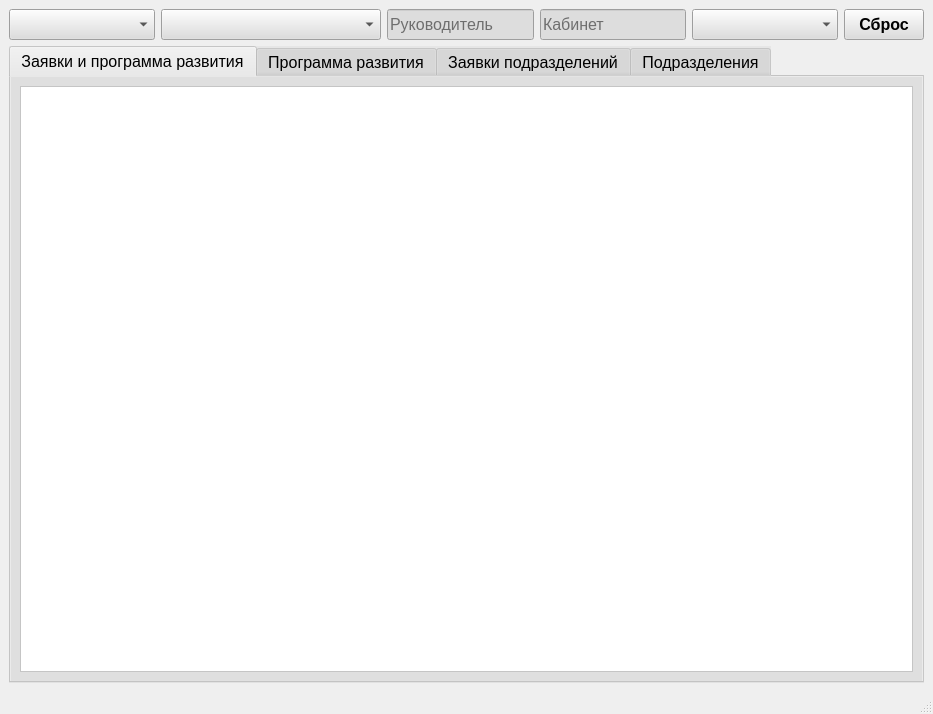
<?xml version="1.0" encoding="UTF-8"?>
<ui version="4.0">
 <class>Procurement</class>
 <widget class="QMainWindow" name="Procurement">
  <property name="geometry">
   <rect>
    <x>0</x>
    <y>0</y>
    <width>933</width>
    <height>714</height>
   </rect>
  </property>
  <property name="minimumSize">
   <size>
    <width>933</width>
    <height>714</height>
   </size>
  </property>
  <property name="windowTitle">
   <string>MainWindow</string>
  </property>
  <property name="styleSheet">
   <string notr="true"/>
  </property>
  <widget class="QWidget" name="centralwidget">
   <layout class="QVBoxLayout" name="verticalLayout_17">
    <item>
     <layout class="QVBoxLayout" name="verticalLayout_7">
      <item>
       <layout class="QHBoxLayout" name="horizontalLayout_4">
        <item>
         <widget class="QComboBox" name="comboBoxTypeDep">
          <property name="sizePolicy">
           <sizepolicy hsizetype="Preferred" vsizetype="Preferred">
            <horstretch>0</horstretch>
            <verstretch>0</verstretch>
           </sizepolicy>
          </property>
          <property name="minimumSize">
           <size>
            <width>131</width>
            <height>31</height>
           </size>
          </property>
          <property name="font">
           <font>
            <pointsize>12</pointsize>
           </font>
          </property>
          <property name="styleSheet">
           <string notr="true">background-color: rgb(221, 221, 221);</string>
          </property>
         </widget>
        </item>
        <item>
         <widget class="QComboBox" name="comboBoxNameDep">
          <property name="sizePolicy">
           <sizepolicy hsizetype="Preferred" vsizetype="Preferred">
            <horstretch>0</horstretch>
            <verstretch>0</verstretch>
           </sizepolicy>
          </property>
          <property name="minimumSize">
           <size>
            <width>220</width>
            <height>31</height>
           </size>
          </property>
          <property name="font">
           <font>
            <pointsize>12</pointsize>
           </font>
          </property>
          <property name="styleSheet">
           <string notr="true">background-color: rgb(221, 221, 221);</string>
          </property>
         </widget>
        </item>
        <item>
         <widget class="QLineEdit" name="lineEditBoss">
          <property name="sizePolicy">
           <sizepolicy hsizetype="Preferred" vsizetype="Preferred">
            <horstretch>0</horstretch>
            <verstretch>0</verstretch>
           </sizepolicy>
          </property>
          <property name="minimumSize">
           <size>
            <width>130</width>
            <height>31</height>
           </size>
          </property>
          <property name="font">
           <font>
            <pointsize>12</pointsize>
           </font>
          </property>
          <property name="styleSheet">
           <string notr="true">background-color: rgb(221, 221, 221);</string>
          </property>
          <property name="text">
           <string/>
          </property>
          <property name="placeholderText">
           <string>Руководитель</string>
          </property>
         </widget>
        </item>
        <item>
         <widget class="QLineEdit" name="lineEditCab">
          <property name="sizePolicy">
           <sizepolicy hsizetype="Preferred" vsizetype="Preferred">
            <horstretch>0</horstretch>
            <verstretch>0</verstretch>
           </sizepolicy>
          </property>
          <property name="minimumSize">
           <size>
            <width>71</width>
            <height>31</height>
           </size>
          </property>
          <property name="font">
           <font>
            <pointsize>12</pointsize>
           </font>
          </property>
          <property name="styleSheet">
           <string notr="true">background-color: rgb(221, 221, 221);</string>
          </property>
          <property name="text">
           <string/>
          </property>
          <property name="maxLength">
           <number>50</number>
          </property>
          <property name="placeholderText">
           <string>Кабинет</string>
          </property>
         </widget>
        </item>
        <item>
         <widget class="QComboBox" name="comboBoxCall">
          <property name="minimumSize">
           <size>
            <width>131</width>
            <height>31</height>
           </size>
          </property>
          <property name="font">
           <font>
            <pointsize>12</pointsize>
           </font>
          </property>
          <property name="styleSheet">
           <string notr="true">background-color: rgb(221, 221, 221);</string>
          </property>
         </widget>
        </item>
        <item>
         <widget class="QPushButton" name="pushButton">
          <property name="sizePolicy">
           <sizepolicy hsizetype="Fixed" vsizetype="Preferred">
            <horstretch>0</horstretch>
            <verstretch>0</verstretch>
           </sizepolicy>
          </property>
          <property name="minimumSize">
           <size>
            <width>71</width>
            <height>30</height>
           </size>
          </property>
          <property name="font">
           <font>
            <pointsize>12</pointsize>
            <weight>75</weight>
            <bold>true</bold>
           </font>
          </property>
          <property name="styleSheet">
           <string notr="true">background-color: rgb(221, 221, 221);</string>
          </property>
          <property name="text">
           <string>Сброс</string>
          </property>
         </widget>
        </item>
       </layout>
      </item>
      <item>
       <widget class="QTabWidget" name="tabWidget">
        <property name="minimumSize">
         <size>
          <width>791</width>
          <height>411</height>
         </size>
        </property>
        <property name="font">
         <font>
          <pointsize>12</pointsize>
          <weight>50</weight>
          <bold>false</bold>
         </font>
        </property>
        <property name="styleSheet">
         <string notr="true">background-color: rgb(221, 221, 221, 50%);</string>
        </property>
        <property name="currentIndex">
         <number>0</number>
        </property>
        <widget class="QWidget" name="tab">
         <attribute name="title">
          <string>Заявки и программа развития</string>
         </attribute>
         <layout class="QVBoxLayout" name="verticalLayout_10">
          <item>
           <widget class="QTableWidget" name="tableWidgetDepDevprog">
            <property name="sizePolicy">
             <sizepolicy hsizetype="Expanding" vsizetype="Expanding">
              <horstretch>0</horstretch>
              <verstretch>0</verstretch>
             </sizepolicy>
            </property>
            <property name="minimumSize">
             <size>
              <width>769</width>
              <height>369</height>
             </size>
            </property>
            <property name="font">
             <font>
              <pointsize>12</pointsize>
             </font>
            </property>
            <property name="styleSheet">
             <string notr="true">background-color: rgb(255, 255, 255);</string>
            </property>
            <property name="midLineWidth">
             <number>0</number>
            </property>
            <property name="sizeAdjustPolicy">
             <enum>QAbstractScrollArea::AdjustToContents</enum>
            </property>
            <property name="rowCount">
             <number>0</number>
            </property>
            <property name="columnCount">
             <number>0</number>
            </property>
            <attribute name="horizontalHeaderCascadingSectionResizes">
             <bool>false</bool>
            </attribute>
           </widget>
          </item>
         </layout>
        </widget>
        <widget class="QWidget" name="tab_2">
         <attribute name="title">
          <string>Программа развития</string>
         </attribute>
         <layout class="QVBoxLayout" name="verticalLayout_9">
          <item>
           <layout class="QVBoxLayout" name="verticalLayout_8">
            <item>
             <layout class="QHBoxLayout" name="horizontalLayout">
              <property name="spacing">
               <number>6</number>
              </property>
              <item>
               <widget class="QLineEdit" name="lineEditPoint">
                <property name="maximumSize">
                 <size>
                  <width>66</width>
                  <height>31</height>
                 </size>
                </property>
                <property name="font">
                 <font>
                  <pointsize>11</pointsize>
                 </font>
                </property>
                <property name="styleSheet">
                 <string notr="true">background-color: rgb(221, 221, 221);</string>
                </property>
                <property name="placeholderText">
                 <string>Пункт</string>
                </property>
               </widget>
              </item>
              <item>
               <widget class="QLineEdit" name="lineEditEq">
                <property name="minimumSize">
                 <size>
                  <width>130</width>
                  <height>0</height>
                 </size>
                </property>
                <property name="maximumSize">
                 <size>
                  <width>260</width>
                  <height>31</height>
                 </size>
                </property>
                <property name="font">
                 <font>
                  <pointsize>11</pointsize>
                 </font>
                </property>
                <property name="styleSheet">
                 <string notr="true">background-color: rgb(221, 221, 221);</string>
                </property>
                <property name="placeholderText">
                 <string>Оборудование</string>
                </property>
               </widget>
              </item>
              <item>
               <widget class="QLineEdit" name="lineEditExtraforEq">
                <property name="minimumSize">
                 <size>
                  <width>180</width>
                  <height>0</height>
                 </size>
                </property>
                <property name="maximumSize">
                 <size>
                  <width>16777215</width>
                  <height>31</height>
                 </size>
                </property>
                <property name="font">
                 <font>
                  <pointsize>11</pointsize>
                 </font>
                </property>
                <property name="styleSheet">
                 <string notr="true">background-color: rgb(221, 221, 221);</string>
                </property>
                <property name="placeholderText">
                 <string>Дополнительно</string>
                </property>
               </widget>
              </item>
              <item>
               <widget class="QSpinBox" name="spinBoxDevProg">
                <property name="maximumSize">
                 <size>
                  <width>16777215</width>
                  <height>31</height>
                 </size>
                </property>
                <property name="font">
                 <font>
                  <pointsize>11</pointsize>
                 </font>
                </property>
                <property name="styleSheet">
                 <string notr="true">background-color: rgb(221, 221, 221);</string>
                </property>
               </widget>
              </item>
              <item>
               <widget class="QLineEdit" name="lineEditBudget">
                <property name="minimumSize">
                 <size>
                  <width>66</width>
                  <height>25</height>
                 </size>
                </property>
                <property name="maximumSize">
                 <size>
                  <width>160</width>
                  <height>31</height>
                 </size>
                </property>
                <property name="font">
                 <font>
                  <pointsize>11</pointsize>
                 </font>
                </property>
                <property name="styleSheet">
                 <string notr="true">background-color: rgb(221, 221, 221);</string>
                </property>
                <property name="placeholderText">
                 <string>Бюджет</string>
                </property>
               </widget>
              </item>
              <item>
               <widget class="QPushButton" name="pushButtonAddDevelop">
                <property name="minimumSize">
                 <size>
                  <width>75</width>
                  <height>35</height>
                 </size>
                </property>
                <property name="maximumSize">
                 <size>
                  <width>75</width>
                  <height>35</height>
                 </size>
                </property>
                <property name="font">
                 <font>
                  <pointsize>11</pointsize>
                 </font>
                </property>
                <property name="styleSheet">
                 <string notr="true">background-color: rgb(221, 221, 221);</string>
                </property>
                <property name="text">
                 <string>Добавить</string>
                </property>
               </widget>
              </item>
              <item>
               <widget class="QPushButton" name="pushButtonDelDevelop">
                <property name="minimumSize">
                 <size>
                  <width>75</width>
                  <height>35</height>
                 </size>
                </property>
                <property name="maximumSize">
                 <size>
                  <width>75</width>
                  <height>35</height>
                 </size>
                </property>
                <property name="font">
                 <font>
                  <pointsize>11</pointsize>
                 </font>
                </property>
                <property name="styleSheet">
                 <string notr="true">background-color: rgb(221, 221, 221);</string>
                </property>
                <property name="text">
                 <string>Удалить</string>
                </property>
               </widget>
              </item>
              <item>
               <widget class="QPushButton" name="pushButtonCleanDevelop">
                <property name="minimumSize">
                 <size>
                  <width>75</width>
                  <height>35</height>
                 </size>
                </property>
                <property name="maximumSize">
                 <size>
                  <width>75</width>
                  <height>35</height>
                 </size>
                </property>
                <property name="font">
                 <font>
                  <pointsize>10</pointsize>
                 </font>
                </property>
                <property name="styleSheet">
                 <string notr="true">background-color: rgb(221, 221, 221);</string>
                </property>
                <property name="text">
                 <string>Очистить
таблицу</string>
                </property>
               </widget>
              </item>
             </layout>
            </item>
            <item>
             <widget class="QTableWidget" name="tableWidgetProgram">
              <property name="sizePolicy">
               <sizepolicy hsizetype="Expanding" vsizetype="Expanding">
                <horstretch>0</horstretch>
                <verstretch>0</verstretch>
               </sizepolicy>
              </property>
              <property name="minimumSize">
               <size>
                <width>767</width>
                <height>331</height>
               </size>
              </property>
              <property name="font">
               <font>
                <pointsize>12</pointsize>
               </font>
              </property>
              <property name="styleSheet">
               <string notr="true">background-color: rgb(255, 255, 255);</string>
              </property>
              <property name="sizeAdjustPolicy">
               <enum>QAbstractScrollArea::AdjustToContents</enum>
              </property>
              <property name="rowCount">
               <number>0</number>
              </property>
              <property name="columnCount">
               <number>0</number>
              </property>
             </widget>
            </item>
           </layout>
          </item>
         </layout>
        </widget>
        <widget class="QWidget" name="tab_3">
         <attribute name="title">
          <string>Заявки подразделений</string>
         </attribute>
         <layout class="QVBoxLayout" name="verticalLayout_2">
          <item>
           <layout class="QHBoxLayout" name="horizontalLayout_6">
            <item>
             <widget class="QSpinBox" name="spinBoxCountProcur">
              <property name="sizePolicy">
               <sizepolicy hsizetype="Preferred" vsizetype="Preferred">
                <horstretch>0</horstretch>
                <verstretch>0</verstretch>
               </sizepolicy>
              </property>
              <property name="minimumSize">
               <size>
                <width>71</width>
                <height>31</height>
               </size>
              </property>
              <property name="maximumSize">
               <size>
                <width>71</width>
                <height>31</height>
               </size>
              </property>
              <property name="font">
               <font>
                <pointsize>11</pointsize>
               </font>
              </property>
              <property name="styleSheet">
               <string notr="true">background-color: rgb(221, 221, 221);</string>
              </property>
             </widget>
            </item>
            <item>
             <widget class="QLineEdit" name="lineEditProcurEq">
              <property name="sizePolicy">
               <sizepolicy hsizetype="Expanding" vsizetype="Fixed">
                <horstretch>0</horstretch>
                <verstretch>31</verstretch>
               </sizepolicy>
              </property>
              <property name="minimumSize">
               <size>
                <width>145</width>
                <height>31</height>
               </size>
              </property>
              <property name="maximumSize">
               <size>
                <width>133</width>
                <height>31</height>
               </size>
              </property>
              <property name="font">
               <font>
                <pointsize>11</pointsize>
               </font>
              </property>
              <property name="cursor">
               <cursorShape>IBeamCursor</cursorShape>
              </property>
              <property name="styleSheet">
               <string notr="true">background-color: rgb(221, 221, 221);</string>
              </property>
              <property name="placeholderText">
               <string>Оборудование</string>
              </property>
             </widget>
            </item>
            <item>
             <widget class="QTextEdit" name="textEditExtraProcur">
              <property name="sizePolicy">
               <sizepolicy hsizetype="Preferred" vsizetype="Preferred">
                <horstretch>0</horstretch>
                <verstretch>0</verstretch>
               </sizepolicy>
              </property>
              <property name="minimumSize">
               <size>
                <width>200</width>
                <height>31</height>
               </size>
              </property>
              <property name="maximumSize">
               <size>
                <width>16777215</width>
                <height>31</height>
               </size>
              </property>
              <property name="font">
               <font>
                <pointsize>11</pointsize>
               </font>
              </property>
              <property name="cursor" stdset="0">
               <cursorShape>IBeamCursor</cursorShape>
              </property>
              <property name="mouseTracking">
               <bool>true</bool>
              </property>
              <property name="styleSheet">
               <string notr="true">background-color: rgb(221, 221, 221);</string>
              </property>
              <property name="placeholderText">
               <string>Дополнительные характеристики</string>
              </property>
             </widget>
            </item>
            <item>
             <widget class="QSpinBox" name="spinBoxSat">
              <property name="maximumSize">
               <size>
                <width>71</width>
                <height>31</height>
               </size>
              </property>
              <property name="font">
               <font>
                <pointsize>11</pointsize>
               </font>
              </property>
              <property name="styleSheet">
               <string notr="true">background-color: rgb(221, 221, 221);</string>
              </property>
             </widget>
            </item>
            <item>
             <widget class="QPushButton" name="pushButtonAddProc">
              <property name="sizePolicy">
               <sizepolicy hsizetype="Fixed" vsizetype="Fixed">
                <horstretch>0</horstretch>
                <verstretch>0</verstretch>
               </sizepolicy>
              </property>
              <property name="minimumSize">
               <size>
                <width>75</width>
                <height>35</height>
               </size>
              </property>
              <property name="maximumSize">
               <size>
                <width>75</width>
                <height>35</height>
               </size>
              </property>
              <property name="font">
               <font>
                <pointsize>11</pointsize>
                <weight>50</weight>
                <bold>false</bold>
               </font>
              </property>
              <property name="styleSheet">
               <string notr="true">background-color: rgb(221, 221, 221);</string>
              </property>
              <property name="text">
               <string>Добавить</string>
              </property>
             </widget>
            </item>
            <item>
             <widget class="QPushButton" name="pushButtonDelProc">
              <property name="sizePolicy">
               <sizepolicy hsizetype="Fixed" vsizetype="Fixed">
                <horstretch>0</horstretch>
                <verstretch>0</verstretch>
               </sizepolicy>
              </property>
              <property name="minimumSize">
               <size>
                <width>75</width>
                <height>35</height>
               </size>
              </property>
              <property name="maximumSize">
               <size>
                <width>75</width>
                <height>35</height>
               </size>
              </property>
              <property name="font">
               <font>
                <pointsize>11</pointsize>
               </font>
              </property>
              <property name="styleSheet">
               <string notr="true">background-color: rgb(221, 221, 221);</string>
              </property>
              <property name="text">
               <string>Удалить</string>
              </property>
             </widget>
            </item>
            <item>
             <widget class="QPushButton" name="pushButtonCleanProcur">
              <property name="minimumSize">
               <size>
                <width>90</width>
                <height>35</height>
               </size>
              </property>
              <property name="maximumSize">
               <size>
                <width>107</width>
                <height>35</height>
               </size>
              </property>
              <property name="font">
               <font>
                <pointsize>10</pointsize>
               </font>
              </property>
              <property name="styleSheet">
               <string notr="true">background-color: rgb(221, 221, 221);</string>
              </property>
              <property name="text">
               <string>Удалить все
заявки</string>
              </property>
             </widget>
            </item>
           </layout>
          </item>
          <item>
           <widget class="QTableWidget" name="tableWidgetProcur">
            <property name="sizePolicy">
             <sizepolicy hsizetype="Expanding" vsizetype="Expanding">
              <horstretch>0</horstretch>
              <verstretch>0</verstretch>
             </sizepolicy>
            </property>
            <property name="minimumSize">
             <size>
              <width>769</width>
              <height>369</height>
             </size>
            </property>
            <property name="font">
             <font>
              <pointsize>12</pointsize>
             </font>
            </property>
            <property name="styleSheet">
             <string notr="true">background-color: rgb(255, 255, 255);</string>
            </property>
            <property name="midLineWidth">
             <number>0</number>
            </property>
            <property name="sizeAdjustPolicy">
             <enum>QAbstractScrollArea::AdjustToContents</enum>
            </property>
            <property name="rowCount">
             <number>0</number>
            </property>
            <property name="columnCount">
             <number>0</number>
            </property>
            <attribute name="horizontalHeaderCascadingSectionResizes">
             <bool>false</bool>
            </attribute>
           </widget>
          </item>
         </layout>
        </widget>
        <widget class="QWidget" name="tab_4">
         <attribute name="title">
          <string>Подразделения</string>
         </attribute>
         <layout class="QVBoxLayout" name="verticalLayout_19">
          <item>
           <layout class="QHBoxLayout" name="horizontalLayout_3">
            <property name="spacing">
             <number>6</number>
            </property>
            <item>
             <widget class="QLineEdit" name="lineEditDep">
              <property name="minimumSize">
               <size>
                <width>200</width>
                <height>31</height>
               </size>
              </property>
              <property name="maximumSize">
               <size>
                <width>16777215</width>
                <height>31</height>
               </size>
              </property>
              <property name="font">
               <font>
                <pointsize>12</pointsize>
               </font>
              </property>
              <property name="styleSheet">
               <string notr="true">background-color: rgb(221, 221, 221);</string>
              </property>
              <property name="placeholderText">
               <string>Наименование</string>
              </property>
             </widget>
            </item>
            <item>
             <widget class="QLineEdit" name="lineEditType">
              <property name="minimumSize">
               <size>
                <width>60</width>
                <height>31</height>
               </size>
              </property>
              <property name="maximumSize">
               <size>
                <width>260</width>
                <height>31</height>
               </size>
              </property>
              <property name="font">
               <font>
                <pointsize>11</pointsize>
               </font>
              </property>
              <property name="styleSheet">
               <string notr="true">background-color: rgb(221, 221, 221);</string>
              </property>
              <property name="placeholderText">
               <string>Тип</string>
              </property>
             </widget>
            </item>
            <item>
             <widget class="QLineEdit" name="lineEditBossDep">
              <property name="minimumSize">
               <size>
                <width>110</width>
                <height>31</height>
               </size>
              </property>
              <property name="maximumSize">
               <size>
                <width>16777215</width>
                <height>31</height>
               </size>
              </property>
              <property name="font">
               <font>
                <pointsize>11</pointsize>
               </font>
              </property>
              <property name="styleSheet">
               <string notr="true">background-color: rgb(221, 221, 221);</string>
              </property>
              <property name="placeholderText">
               <string>Руководитель</string>
              </property>
             </widget>
            </item>
            <item>
             <widget class="QLineEdit" name="lineEditCabDep">
              <property name="minimumSize">
               <size>
                <width>66</width>
                <height>31</height>
               </size>
              </property>
              <property name="maximumSize">
               <size>
                <width>71</width>
                <height>31</height>
               </size>
              </property>
              <property name="font">
               <font>
                <pointsize>11</pointsize>
               </font>
              </property>
              <property name="styleSheet">
               <string notr="true">background-color: rgb(221, 221, 221);</string>
              </property>
              <property name="placeholderText">
               <string>Кабинет</string>
              </property>
             </widget>
            </item>
            <item>
             <widget class="QPushButton" name="pushButtonAddDep">
              <property name="minimumSize">
               <size>
                <width>75</width>
                <height>35</height>
               </size>
              </property>
              <property name="maximumSize">
               <size>
                <width>75</width>
                <height>40</height>
               </size>
              </property>
              <property name="font">
               <font>
                <pointsize>11</pointsize>
               </font>
              </property>
              <property name="styleSheet">
               <string notr="true">background-color: rgb(221, 221, 221);</string>
              </property>
              <property name="text">
               <string>Добавить</string>
              </property>
             </widget>
            </item>
            <item>
             <widget class="QPushButton" name="pushButtonDelDep">
              <property name="minimumSize">
               <size>
                <width>75</width>
                <height>35</height>
               </size>
              </property>
              <property name="maximumSize">
               <size>
                <width>75</width>
                <height>40</height>
               </size>
              </property>
              <property name="font">
               <font>
                <pointsize>11</pointsize>
               </font>
              </property>
              <property name="styleSheet">
               <string notr="true">background-color: rgb(221, 221, 221);</string>
              </property>
              <property name="text">
               <string>Удалить</string>
              </property>
             </widget>
            </item>
            <item>
             <widget class="QPushButton" name="pushButtonCleanDep">
              <property name="minimumSize">
               <size>
                <width>75</width>
                <height>35</height>
               </size>
              </property>
              <property name="maximumSize">
               <size>
                <width>75</width>
                <height>40</height>
               </size>
              </property>
              <property name="font">
               <font>
                <pointsize>10</pointsize>
               </font>
              </property>
              <property name="styleSheet">
               <string notr="true">background-color: rgb(221, 221, 221);</string>
              </property>
              <property name="text">
               <string>Очистить
таблицу</string>
              </property>
             </widget>
            </item>
           </layout>
          </item>
          <item>
           <widget class="QTableWidget" name="tableWidgetDeps">
            <property name="sizePolicy">
             <sizepolicy hsizetype="Expanding" vsizetype="Expanding">
              <horstretch>0</horstretch>
              <verstretch>0</verstretch>
             </sizepolicy>
            </property>
            <property name="minimumSize">
             <size>
              <width>767</width>
              <height>331</height>
             </size>
            </property>
            <property name="font">
             <font>
              <pointsize>12</pointsize>
             </font>
            </property>
            <property name="styleSheet">
             <string notr="true">background-color: rgb(255, 255, 255);</string>
            </property>
            <property name="sizeAdjustPolicy">
             <enum>QAbstractScrollArea::AdjustToContents</enum>
            </property>
            <property name="rowCount">
             <number>0</number>
            </property>
            <property name="columnCount">
             <number>0</number>
            </property>
           </widget>
          </item>
         </layout>
        </widget>
       </widget>
      </item>
     </layout>
    </item>
   </layout>
  </widget>
  <widget class="QMenuBar" name="menubar">
   <property name="geometry">
    <rect>
     <x>0</x>
     <y>0</y>
     <width>933</width>
     <height>21</height>
    </rect>
   </property>
  </widget>
  <widget class="QStatusBar" name="statusbar"/>
 </widget>
 <resources/>
 <connections/>
</ui>
